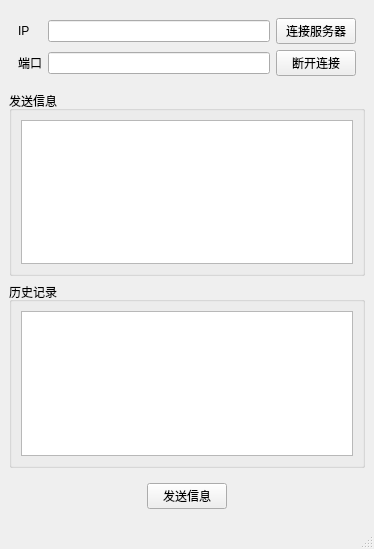
<?xml version="1.0" encoding="UTF-8"?>
<ui version="4.0">
 <class>MainWindow</class>
 <widget class="QMainWindow" name="MainWindow">
  <property name="geometry">
   <rect>
    <x>0</x>
    <y>0</y>
    <width>374</width>
    <height>549</height>
   </rect>
  </property>
  <property name="windowTitle">
   <string>MainWindow</string>
  </property>
  <widget class="QWidget" name="centralwidget">
   <layout class="QVBoxLayout" name="verticalLayout_3">
    <item>
     <widget class="QWidget" name="widget" native="true">
      <layout class="QGridLayout" name="gridLayout">
       <item row="0" column="1">
        <widget class="QLineEdit" name="ip"/>
       </item>
       <item row="0" column="0">
        <widget class="QLabel" name="portLabel">
         <property name="text">
          <string>IP</string>
         </property>
        </widget>
       </item>
       <item row="1" column="0">
        <widget class="QLabel" name="portLabel_2">
         <property name="text">
          <string>端口</string>
         </property>
        </widget>
       </item>
       <item row="1" column="1">
        <widget class="QLineEdit" name="port"/>
       </item>
       <item row="1" column="2">
        <widget class="QPushButton" name="disconnect">
         <property name="text">
          <string>断开连接</string>
         </property>
        </widget>
       </item>
       <item row="0" column="2">
        <widget class="QPushButton" name="connect">
         <property name="text">
          <string>连接服务器</string>
         </property>
        </widget>
       </item>
      </layout>
     </widget>
    </item>
    <item>
     <widget class="QGroupBox" name="groupBox_2">
      <property name="title">
       <string>发送信息</string>
      </property>
      <layout class="QVBoxLayout" name="verticalLayout_2">
       <item>
        <widget class="QTextEdit" name="msg"/>
       </item>
      </layout>
     </widget>
    </item>
    <item>
     <widget class="QGroupBox" name="groupBox">
      <property name="title">
       <string>历史记录</string>
      </property>
      <layout class="QVBoxLayout" name="verticalLayout">
       <item>
        <widget class="QTextEdit" name="record"/>
       </item>
      </layout>
     </widget>
    </item>
    <item>
     <widget class="QWidget" name="widget_2" native="true">
      <layout class="QHBoxLayout" name="horizontalLayout_2">
       <item>
        <spacer name="horizontalSpacer">
         <property name="orientation">
          <enum>Qt::Horizontal</enum>
         </property>
         <property name="sizeHint" stdset="0">
          <size>
           <width>120</width>
           <height>20</height>
          </size>
         </property>
        </spacer>
       </item>
       <item>
        <widget class="QPushButton" name="sendMsg">
         <property name="text">
          <string>发送信息</string>
         </property>
        </widget>
       </item>
       <item>
        <spacer name="horizontalSpacer_2">
         <property name="orientation">
          <enum>Qt::Horizontal</enum>
         </property>
         <property name="sizeHint" stdset="0">
          <size>
           <width>119</width>
           <height>20</height>
          </size>
         </property>
        </spacer>
       </item>
      </layout>
     </widget>
    </item>
   </layout>
  </widget>
  <widget class="QMenuBar" name="menubar">
   <property name="geometry">
    <rect>
     <x>0</x>
     <y>0</y>
     <width>374</width>
     <height>24</height>
    </rect>
   </property>
  </widget>
  <widget class="QStatusBar" name="statusbar"/>
 </widget>
 <resources/>
 <connections/>
</ui>
